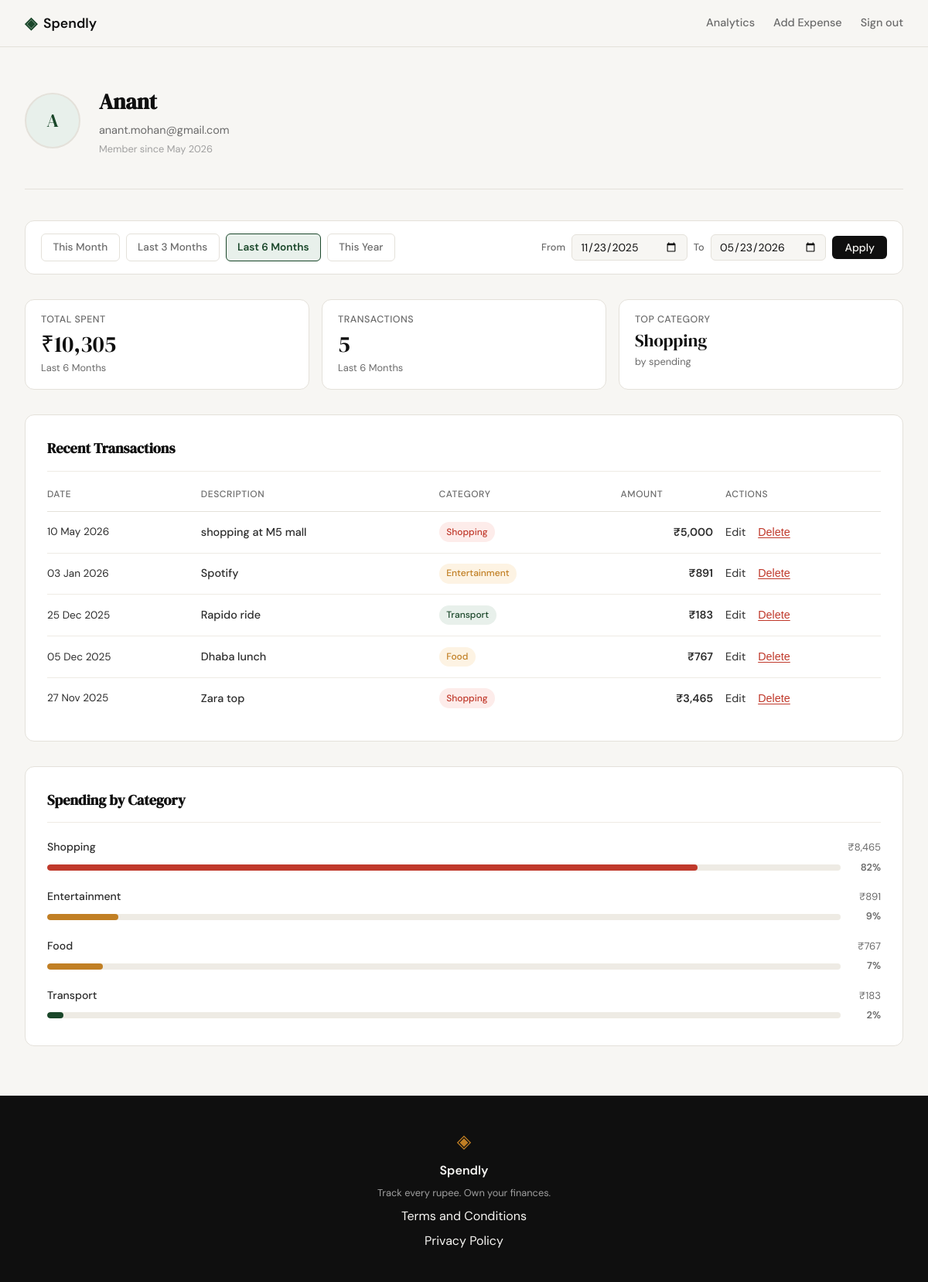
Page /profile?from=2025-11-23&to=2026-05-23 (signed in) on the committed database.
### tables this page shows
CREATE TABLE users (
            id            INTEGER   PRIMARY KEY AUTOINCREMENT,
            name          TEXT      NOT NULL,
            email         TEXT      UNIQUE NOT NULL,
            password_hash TEXT      NOT NULL,
            created_at    TIMESTAMP DEFAULT CURRENT_TIMESTAMP
        );

CREATE TABLE expenses (
            id         INTEGER   PRIMARY KEY AUTOINCREMENT,
            user_id    INTEGER   NOT NULL REFERENCES users(id) ON DELETE CASCADE,
            title      TEXT      NOT NULL,
            amount     REAL      NOT NULL,
            category   TEXT      NOT NULL CHECK(category IN (
                           'Food','Transport','Shopping','Bills',
                           'Entertainment','Health','Other')),
            date       TEXT      NOT NULL,
            note       TEXT,
            created_at TIMESTAMP DEFAULT CURRENT_TIMESTAMP
        );

### app.py (the view)
@app.route("/profile")
def profile():
    if not session.get("user_id"):
        return redirect(url_for("login"))
    today = date.today()
    presets = [
        {"label": "This Month",    "key": "this_month",    "from_date": today.replace(day=1).isoformat(),       "to_date": today.isoformat()},
        {"label": "Last 3 Months", "key": "last_3_months", "from_date": _months_ago(today, 3).isoformat(),      "to_date": today.isoformat()},
        {"label": "Last 6 Months", "key": "last_6_months", "from_date": _months_ago(today, 6).isoformat(),      "to_date": today.isoformat()},
        {"label": "This Year",     "key": "this_year",     "from_date": date(today.year, 1, 1).isoformat(),     "to_date": today.isoformat()},
    ]
    raw_from = request.args.get("from", "").strip()
    raw_to   = request.args.get("to",   "").strip()
    if raw_from and raw_to:
        try:
            datetime.strptime(raw_from, "%Y-%m-%d")
            datetime.strptime(raw_to,   "%Y-%m-%d")
        except ValueError:
            abort(400)
        from_date, to_date = raw_from, raw_to
    else:
        from_date = to_date = None
    active_preset = next(
        (p["key"] for p in presets if from_date == p["from_date"] and to_date == p["to_date"]),
        None,
    )
    if from_date and to_date:
        if active_preset:
            filter_label = next(p["label"] for p in presets if p["key"] == active_preset)
        else:
            d_from = datetime.strptime(from_date, "%Y-%m-%d")
            d_to   = datetime.strptime(to_date,   "%Y-%m-%d")
            filter_label = f"{d_from.strftime('%d %b')} – {d_to.strftime('%d %b %Y')}"
    else:
        filter_label = "all time"
    raw_user = get_user_by_id(session["user_id"])
    name_parts = raw_user["name"].split()
    initials = (name_parts[0][0] + (name_parts[-1][0] if len(name_parts) > 1 else "")).upper()
    member_since = datetime.strptime(
        raw_user["created_at"][:10], "%Y-%m-%d"
    ).strftime("%B %Y")
    user = {
        "name": raw_user["name"],
        "email": raw_user["email"],
        "initials": initials,
        "member_since": member_since,
    }
    raw_stats = get_expense_stats(session["user_id"], from_date=from_date, to_date=to_date)
    stats = {
        "total_spent": f"₹{raw_stats['total_spent']:,.0f}",
        "transaction_count": raw_stats["transaction_count"],
        "top_category": raw_stats["top_category"],
    }
    raw_txns = get_recent_expenses(session["user_id"], limit=10, from_date=from_date, to_date=to_date)
    transactions = [
        {
            "id": t["id"],
            "date": datetime.strptime(t["date"], "%Y-%m-%d").strftime("%d %b %Y"),
            "description": t["title"],
            "category": t["category"],
            "amount": f"₹{t['amount']:,.0f}",
        }
        for t in raw_txns
    ]
    categories = get_category_breakdown(session["user_id"], from_date=from_date, to_date=to_date)
    return render_template(
        "profile.html",
        user=user,
        stats=stats,
        transactions=transactions,
        categories=categories,
        presets=presets,
        filter_dates={"from_date": from_date or "", "to_date": to_date or "", "active_preset": active_preset},
        filter_label=filter_label,
    )

### app.py (called while the page is built)
def _months_ago(ref, n):
    total = ref.year * 12 + ref.month - 1 - n
    y, m = divmod(total, 12)
    m += 1
    d = min(ref.day, calendar.monthrange(y, m)[1])
    return date(y, m, d)

### database/db.py (called while the page is built)
def get_db():
    conn = sqlite3.connect(DB_PATH)
    conn.row_factory = sqlite3.Row
    conn.execute("PRAGMA foreign_keys = ON")
    return conn

def get_user_by_id(user_id):
    conn = get_db()
    row = conn.execute(
        "SELECT id, name, email, created_at FROM users WHERE id = ?", (user_id,)
    ).fetchone()
    conn.close()
    return row

def get_recent_expenses(user_id, limit=10, from_date=None, to_date=None):
    conn = get_db()
    sql = ("SELECT id, title, amount, category, date FROM expenses "
           "WHERE user_id = ?")
    params = [user_id]
    if from_date is not None and to_date is not None:
        sql += " AND date BETWEEN ? AND ?"
        params += [from_date, to_date]
    sql += " ORDER BY date DESC, id DESC LIMIT ?"
    params.append(limit)
    rows = conn.execute(sql, params).fetchall()
    conn.close()
    return rows

def get_category_breakdown(user_id, from_date=None, to_date=None):
    conn = get_db()
    sql = ("SELECT category, SUM(amount) AS total FROM expenses "
           "WHERE user_id = ?")
    params = [user_id]
    if from_date is not None and to_date is not None:
        sql += " AND date BETWEEN ? AND ?"
        params += [from_date, to_date]
    sql += " GROUP BY category ORDER BY total DESC"
    rows = conn.execute(sql, params).fetchall()
    conn.close()
    grand_total = sum(r["total"] for r in rows) or 1
    return [
        {
            "name": r["category"],
            "amount": f"₹{r['total']:,.0f}",
            "pct": round(r["total"] / grand_total * 100),
        }
        for r in rows
    ]

### templates/profile.html (shortened to what this page needs)
{% extends "base.html" %}
{% block head %}
<link rel="stylesheet" href="{{ url_for('static', filename='css/profile.css') }}">
{% endblock %}
{% block content %}
<div class="profile-page">
  <section class="profile-hero">
    <div class="profile-hero-inner">
      <div class="profile-avatar">{{ user.initials }}</div>
      <div class="profile-identity">
        <h1 class="profile-name">{{ user.name }}</h1>
        <p class="profile-email">{{ user.email }}</p>
        <p class="profile-since">Member since {{ user.member_since }}</p>
      </div>
    </div>
  </section>
  <section class="filter-bar">
    <div class="filter-presets">
      {% for p in presets %}
      <a class="filter-preset {% if filter_dates.active_preset == p.key %}filter-preset--active{% endif %}"
         href="{{ url_for('profile') }}?from={{ p.from_date }}&to={{ p.to_date }}">
        {{ p.label }}
      </a>
      {% endfor %}
    </div>
    <form class="filter-form" method="GET" action="{{ url_for('profile') }}">
      <div class="filter-inputs">
        <label class="filter-label-text" for="filter-from">From</label>
        <input class="form-input filter-date-input" type="date" id="filter-from"
               name="from" value="{{ filter_dates.from_date }}">
        <label class="filter-label-text" for="filter-to">To</label>
        <input class="form-input filter-date-input" type="date" id="filter-to"
               name="to" value="{{ filter_dates.to_date }}">
        <button type="submit" class="btn-primary filter-apply-btn">Apply</button>
      </div>
    </form>
  </section>
  <div class="profile-body">
    <section class="profile-stats">
      <div class="stat-card">
        <span class="stat-label">Total Spent</span>
        <span class="stat-value">{{ stats.total_spent }}</span>
        <span class="stat-sub">{{ filter_label }}</span>
      </div>
      <div class="stat-card">
        <span class="stat-label">Transactions</span>
        <span class="stat-value">{{ stats.transaction_count }}</span>
        <span class="stat-sub">{{ filter_label }}</span>
      </div>
      <div class="stat-card">
        <span class="stat-label">Top Category</span>
        <span class="stat-value stat-value--sm">{{ stats.top_category }}</span>
        <span class="stat-sub">by spending</span>
      </div>
    </section>
    <section class="profile-section">
      <h2 class="profile-section-title">Recent Transactions</h2>
      <div class="profile-table-wrap">
        <table class="profile-table">
          <thead>
            <tr>
              <th>Date</th>
              <th>Description</th>
              <th>Category</th>
              <th class="col-right">Amount</th>
              <th>Actions</th>
            </tr>
          </thead>
          <tbody>
            {% for tx in transactions %}
            <tr>
              <td class="tx-date">{{ tx.date }}</td>
              <td class="tx-desc">{{ tx.description }}</td>
              <td>
                <span class="tx-badge tx-badge--{{ tx.category | lower | replace(' ', '-') }}">
                  {{ tx.category }}
                </span>
              </td>
              <td class="tx-amount">{{ tx.amount }}</td>
              <td class="tx-actions">
                <a href="{{ url_for('edit_expense', id=tx.id) }}" class="tx-edit-link">Edit</a>
                <form method="POST"
                      action="{{ url_for('delete_expense_route', id=tx.id) }}"
                      style="display:inline"
                      onsubmit="return confirm('Delete this expense?')">
                  <button type="submit" class="btn-delete">Delete</button>
                </form>
              </td>
            </tr>
            {% endfor %}
          </tbody>
        </table>
      </div>
    </section>
    <section class="profile-section">
      <h2 class="profile-section-title">Spending by Category</h2>
      <div class="profile-categories">
        {% for cat in categories %}
        <div class="cat-row">
          <div class="cat-meta">
            <span class="cat-name">{{ cat.name }}</span>
            <span class="cat-amount">{{ cat.amount }}</span>
          </div>
          <div class="cat-bar-wrap">
            <div class="cat-bar-track">
              <div class="cat-bar-fill cat-bar--{{ cat.name | lower | replace(' ', '-') }}"
                   style="--fill: {{ cat.pct }}%"></div>
            </div>
            <span class="cat-pct">{{ cat.pct }}%</span>
          </div>
        </div>
        {% endfor %}
      </div>
    </section>
  </div>
</div>
{% endblock %}

### static/css/style.css (style rules this page uses)
:root { --ink: #0f0f0f; --ink-soft: #2d2d2d; --ink-muted: #6b6b6b; --ink-faint: #a0a0a0; --paper: #f7f6f3; --paper-warm: #f0ede6; --paper-card: #ffffff; --accent: #1a472a; --accent-light: #e8f0eb; --accent-2: #c17f24; --accent-2-light: #fdf3e3; --danger: #c0392b; --danger-light: #fdecea; --border: #e4e1da; --border-soft: #eeebe4; --font-display: 'DM Serif Display', Georgia, serif; --font-body: 'DM Sans', system-ui, sans-serif; --max-width: 1200px; --auth-width: 440px; --radius-sm: 6px; --radius-md: 12px; --radius-lg: 20px; }
*, *::before, *::after { box-sizing: border-box; margin: 0; padding: 0; }
html { font-size: 16px; scroll-behavior: smooth; }
body { background: var(--paper); color: var(--ink); font-family: var(--font-body); font-size: 1rem; line-height: 1.6; -webkit-font-smoothing: antialiased; }
a { color: inherit; text-decoration: none; }
.btn-primary { display: inline-block; background: var(--ink); color: var(--paper); padding: 0.65rem 1.5rem; border-radius: var(--radius-sm); font-family: var(--font-body); font-size: 0.9rem; font-weight: 500; cursor: pointer; border: none; transition: background 0.2s; text-decoration: none; }
.form-input { width: 100%; padding: 0.6rem 0.875rem; border: 1px solid var(--border); border-radius: var(--radius-sm); font-family: var(--font-body); font-size: 0.95rem; color: var(--ink); background: var(--paper); outline: none; transition: border-color 0.2s; }
.form-input::placeholder { color: var(--ink-faint); }

### rows in the picture
users: name "Anant", email "anant.mohan@gmail.com"
expenses: date "10 May 2026", description "shopping at M5 mall", category "Shopping", amount "₹5,000"
expenses: date "03 Jan 2026", description "Spotify", category "Entertainment", amount "₹891"
expenses: date "25 Dec 2025", description "Rapido ride", category "Transport", amount "₹183"
expenses: date "05 Dec 2025", description "Dhaba lunch", category "Food", amount "₹767"
expenses: date "27 Nov 2025", description "Zara top", category "Shopping", amount "₹3,465"

### other values in the picture
{{ user.initials }} "A"
{{ user.member_since }} "May 2026"
{{ p.label }} "This Month" "Last 3 Months" "Last 6 Months" "This Year"
{{ stats.total_spent }} "₹10,305"
{{ filter_label }} "Last 6 Months"
{{ stats.transaction_count }} "5"
{{ stats.top_category }} "Shopping"
{{ cat.name }} "Shopping" "Entertainment" "Food" "Transport"
{{ cat.amount }} "₹8,465" "₹891" "₹767" "₹183"
{{ cat.pct }} "82" "9" "7" "2"
